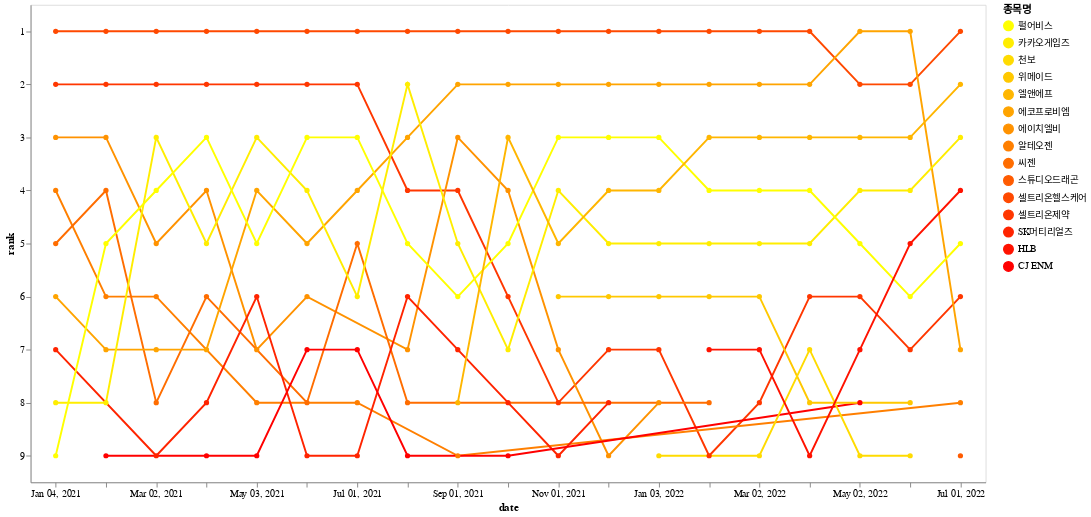

Notebook code for this chart:
### Code cell
import altair as alt
import pandas as pd
from colour import Color
import random

source = t_df
len = t_df['종목명'].nunique()
print()

colors = [x.hex for x in list(Color("yellow").range_to(Color("red"),len))]

alt.Chart(source).mark_line(point = True).encode(
    x = alt.X("date:O", timeUnit="yearmonthdate", title="date"),
    y = alt.Y("rank:N"),
    color = alt.Color("종목명:N", sort='descending', scale={"range": colors})
).transform_window(
    rank="rank()",
    sort=[alt.SortField("순위", order="ascending")],
    groupby=["date"]
).properties(
    width=1000,
    height=500,
)

### Figure 1 — Vega-Lite specification as saved in the notebook (floating-point values rounded to 4 significant figures; data arrays with more than 128 entries replaced by an {"elided": "..."} marker saying what was removed)
{"config": {"view": {"continuousWidth": 400, "continuousHeight": 300}}, "data": {"name": "data-31f38c907fd058eafe92fe7282b344e5"}, "mark": {"type": "line", "point": true}, "encoding": {"color": {"field": "종목명", "scale": {"range": ["#ff0", "#ffed00", "#ffdb00", "#ffc800", "#ffb600", "#ffa400", "#ff9200", "#ff7f00", "#ff6d00", "#ff5b00", "#ff4900", "#ff3700", "#ff2400", "#ff1200", "#f00"]}, "sort": "descending", "type": "nominal"}, "x": {"field": "date", "timeUnit": "yearmonthdate", "title": "date", "type": "ordinal"}, "y": {"field": "rank", "type": "nominal"}}, "height": 500, "transform": [{"window": [{"op": "rank", "field": "", "as": "rank"}], "groupby": ["date"], "sort": [{"field": "순위", "order": "ascending"}]}], "width": 1000, "$schema": "https://vega.github.io/schema/vega-lite/v4.17.0.json", "datasets": {"data-31f38c907fd058eafe92fe7282b344e5": {"elided": "171 records"}}}
